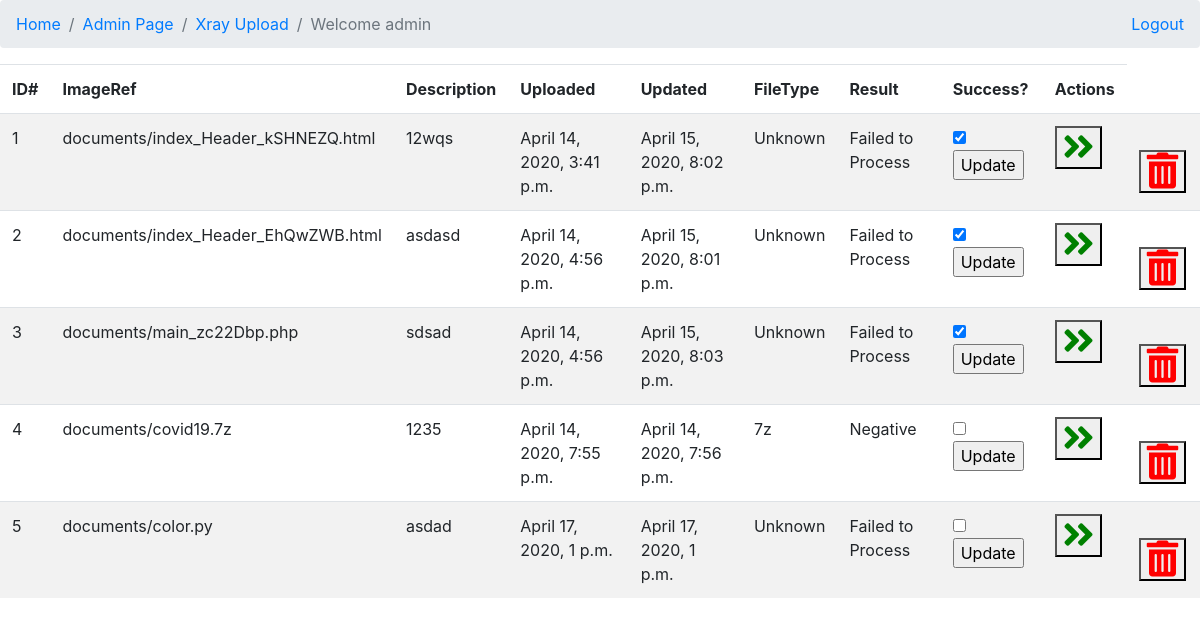
The page /xray/ (signed in) on the database as committed earlier.
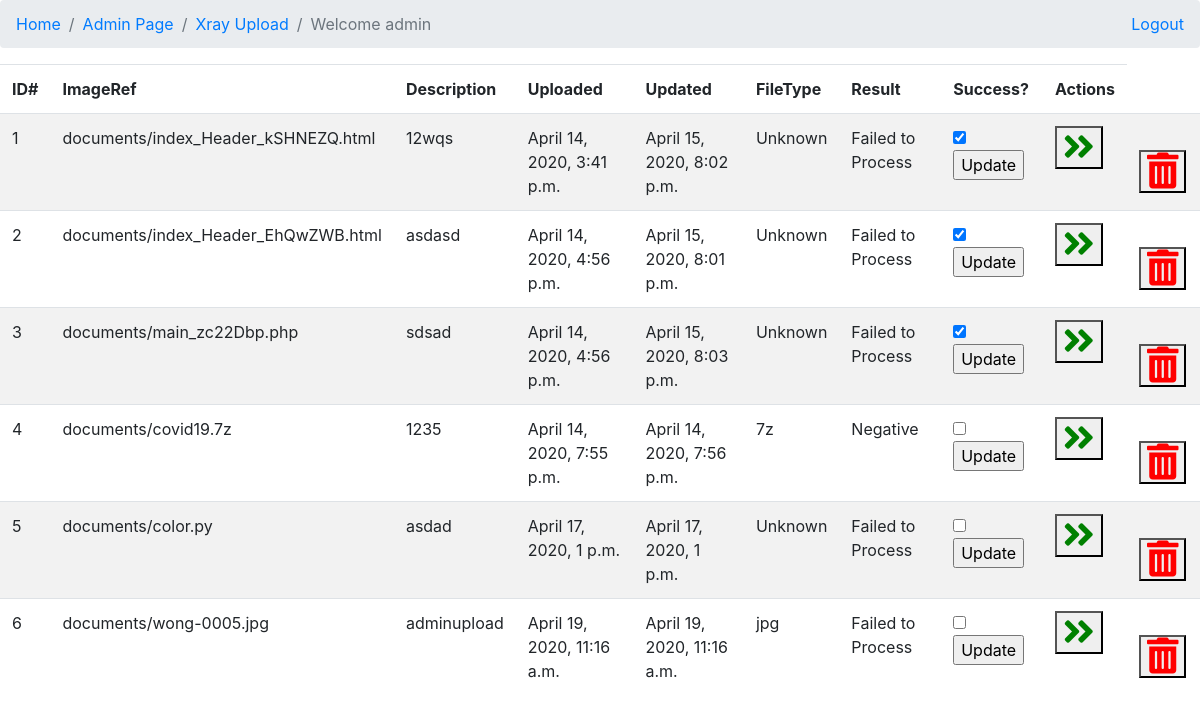
The same page on the database as committed later.
### fileupload/models.py (models this page shows, shortened)
class Document(models.Model):
    created = models.DateTimeField(auto_now_add=True)
    updated = models.DateTimeField(auto_now=True)
    creator = models.CharField(max_length=60, blank=False, default='admin')
    description = models.CharField(max_length=255, blank=True)
    document = models.FileField(upload_to='documents/',blank=True)
    document1 = models.FileField(upload_to='documents/',blank=True)
    document2 = models.FileField(upload_to='documents/',blank=True)
    training_status = models.BooleanField(default=False)
    covidstate = models.CharField(max_length=255, blank=True,default='Not Processed')
    filetype = models.CharField(max_length=10, blank=False, default='jpg')
    predictstate = models.BooleanField(default=False)

### fileupload/views.py (the view)
# urls.py: path('', views.xray_list, name='xray_list'),
def xray_list(request):
    if request.user.is_authenticated:
        if request.user == "admin":
            content = {'xray_list': Document.objects.all()}
        else:
            content = {'xray_list': Document.objects.filter(creator=request.user)}
        return render(request, "xraylist.html", content)
    else:
        return redirect('%s?next=%s' % (settings.LOGIN_URL, request.path))

### templates/xraylist.html (shortened to what this page needs)
{% extends "base.html" %}
{% block content %}
<div id="listid" >
  <table class="table table-striped">
    <thead class="border-bottom font-weight-bold">
      <tr>
          <td>ID#</td>  <td>ImageRef</td>
          <td>Description</td> <td>Uploaded</td><td>Updated</td><td>FileType</td>
          <td>Result</td><td>Success?</td><td>Actions</td>
      </tr>
    </thead>
    <tbody>
      {% for xray in xray_list %}
      <tr>
        <td>{{ forloop.counter }}</td>
        <td>{{xray.document}}</td>
        <td>{{xray.description}}</td>
        <td>{{xray.created}}</td>
        <td>{{xray.updated}}</td>
        <td>{{xray.filetype}}</td>
        <td>{{xray.covidstate}}</td>
        <td>
        <form action="{% url 'xray_update' xray.id %}" method="post">{% csrf_token %}
          {% if xray.predictstate == True %}
          <input type="checkbox" name="predictstate" id="predictstate" checked>
          {% else %}
          <input type="checkbox" name="predictstate" id="predictstate">
          {% endif %}
          <input type="submit" value="Update">
        </form>
      </td>
        <td>
          <form action="/xray/trainmodel/{{ xray.id }}/" method="post" class="d-inline" onclick = "showMessage()" >{% csrf_token %}
            <button id="processpredict" name="processpredict{{ xray.id }}" type="submit" class="btn">
            <i class="fas fa-angle-double-right fa-2x" style='font-size:36px;color:green'></i></a></button>
          </form>
		    </td>
		    <td>
            <form action="{% url 'xray_delete' xray.id %}" method="post" class="d-inline">{% csrf_token %}
              <button id="deleteitem" name="deleteitem{{ xray.id }}" type="submit" class="btn">
               <i class="fas fa-trash-alt fa-2x" style='font-size:36px;color:red'></i></button>
              </form>
        </td>
      </tr>
      {% endfor %}
    </tbody>
  </table>
</div>
{% endblock content %}

Rows that differ between the two databases and show on the page:
added Document: document "documents/wong-0005.jpg", description "adminupload", created "April 19, 2020, 11:16 a.m.", updated "April 19, 2020, 11:16 a.m.", filetype "jpg", covidstate "Failed to Process"
